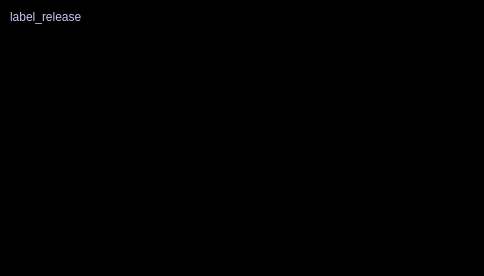
<?xml version="1.0" encoding="UTF-8"?>
<ui version="4.0">
 <class>splash_Dialog</class>
 <widget class="QWidget" name="splash_Dialog">
  <property name="geometry">
   <rect>
    <x>0</x>
    <y>0</y>
    <width>484</width>
    <height>276</height>
   </rect>
  </property>
  <property name="windowTitle">
   <string>OvS-ToolBox</string>
  </property>
  <layout class="QVBoxLayout" name="verticalLayout_2">
   <property name="leftMargin">
    <number>0</number>
   </property>
   <property name="topMargin">
    <number>0</number>
   </property>
   <property name="rightMargin">
    <number>0</number>
   </property>
   <property name="bottomMargin">
    <number>0</number>
   </property>
   <item>
    <widget class="QFrame" name="frame">
     <property name="sizePolicy">
      <sizepolicy hsizetype="Expanding" vsizetype="Expanding">
       <horstretch>0</horstretch>
       <verstretch>0</verstretch>
      </sizepolicy>
     </property>
     <property name="styleSheet">
      <string notr="true">background: black;</string>
     </property>
     <property name="frameShape">
      <enum>QFrame::StyledPanel</enum>
     </property>
     <property name="frameShadow">
      <enum>QFrame::Raised</enum>
     </property>
     <layout class="QVBoxLayout" name="verticalLayout">
      <property name="leftMargin">
       <number>9</number>
      </property>
      <item>
       <widget class="QLabel" name="label_release">
        <property name="sizePolicy">
         <sizepolicy hsizetype="Fixed" vsizetype="Fixed">
          <horstretch>0</horstretch>
          <verstretch>0</verstretch>
         </sizepolicy>
        </property>
        <property name="styleSheet">
         <string notr="true">color: rgb(200,200,240); background: black;</string>
        </property>
        <property name="text">
         <string>label_release</string>
        </property>
       </widget>
      </item>
      <item>
       <widget class="myClickableLabel" name="label_splashscreen">
        <property name="sizePolicy">
         <sizepolicy hsizetype="Expanding" vsizetype="Expanding">
          <horstretch>0</horstretch>
          <verstretch>0</verstretch>
         </sizepolicy>
        </property>
        <property name="styleSheet">
         <string notr="true"/>
        </property>
        <property name="text">
         <string/>
        </property>
       </widget>
      </item>
     </layout>
    </widget>
   </item>
  </layout>
 </widget>
 <customwidgets>
  <customwidget>
   <class>myClickableLabel</class>
   <extends>QLabel</extends>
   <header location="global">myclickablelabel.h</header>
  </customwidget>
 </customwidgets>
 <resources/>
 <connections/>
</ui>
